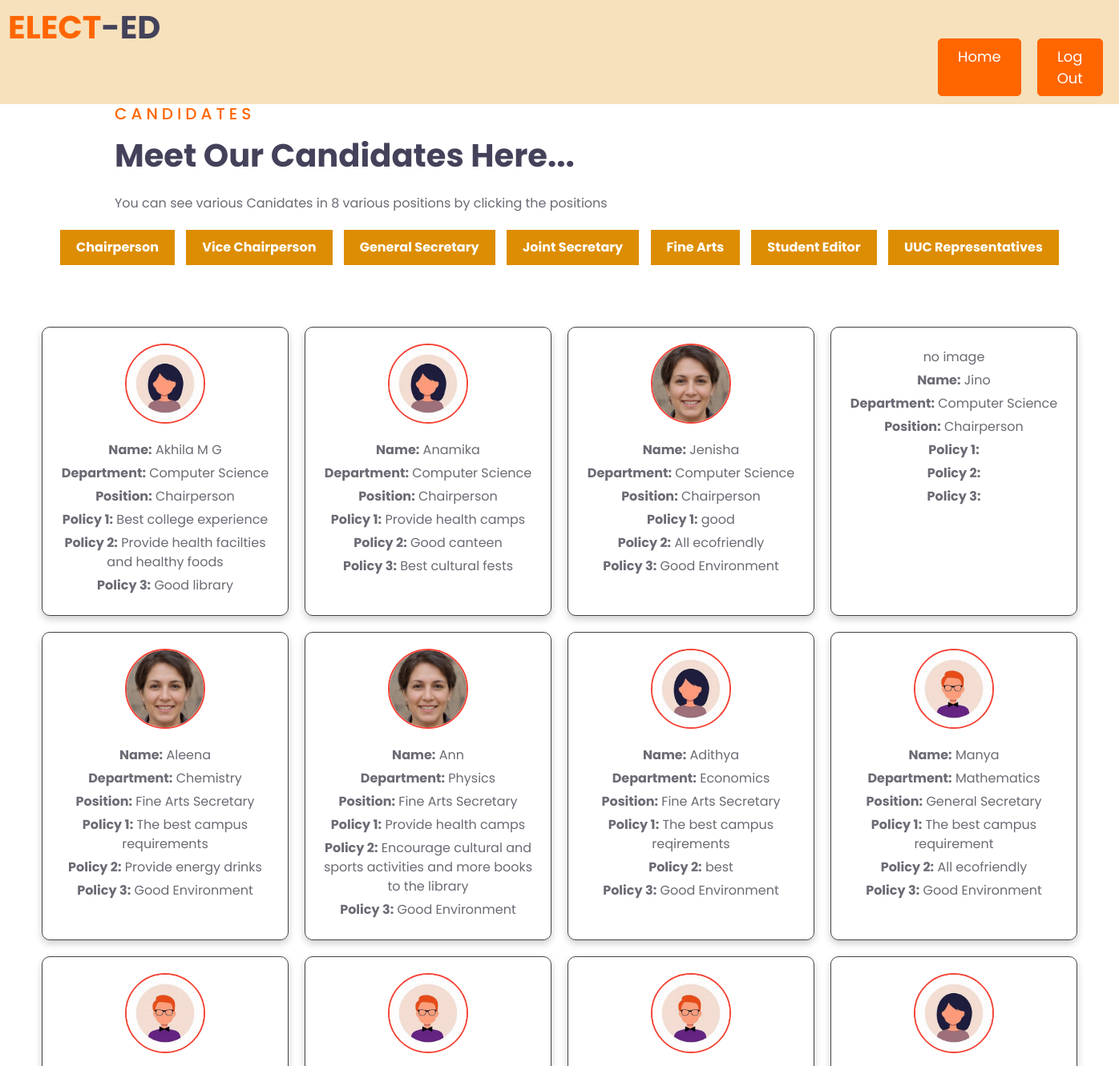
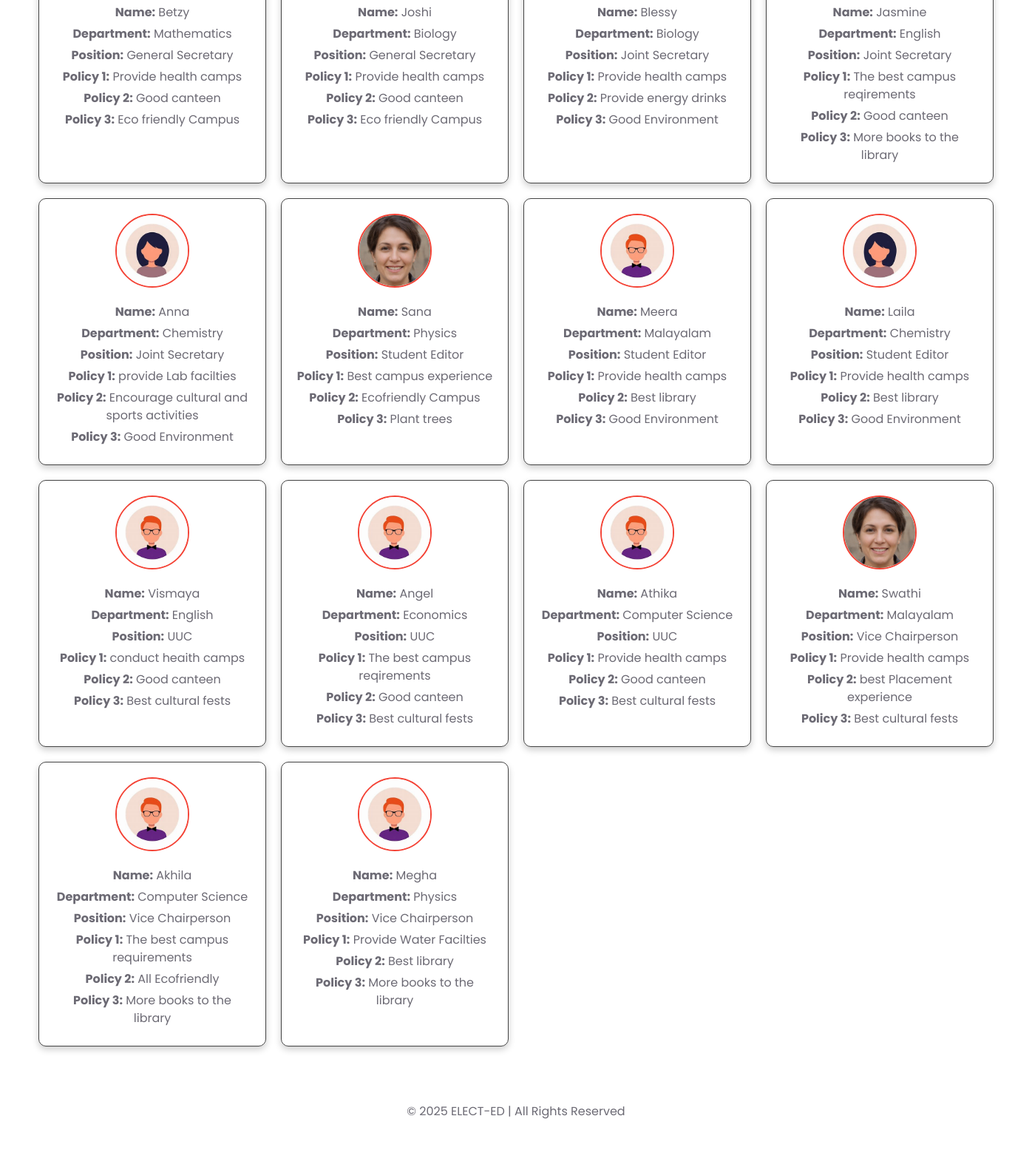
The page /c_candidateview/ on the database its author committed (2 pictures, top to bottom).
### app/models.py (models this page shows, shortened)
class candidate(models.Model):
     candidateid=models.CharField(max_length=50)
     password=models.CharField(max_length=50,blank=True)
     name=models.CharField(max_length=50)
     department=models.CharField(max_length=50)
     course=models.CharField(max_length=50)
     position=models.CharField(max_length=50,null=True,blank=True)
     policy1=models.CharField(max_length=100)
     policy2=models.CharField(max_length=100)
     policy3=models.CharField(max_length=100)
     avatar=models.ImageField(upload_to="photo/" ,null=True,blank=True)

### app/views.py (the view)
# urls.py: path('c_candidateview/',views.c_candidateview,name='c_candidateview'),
def c_candidateview(request):
    data=candidate.objects.all().order_by('position')
    return render(request,'c_candidateview.html',{'data':data})

### app/templates/c_candidateview.html (shortened to what this page needs)
{% load static %}
<!DOCTYPE html>
<html lang="en">
<head>
    <link href="https://cdnjs.cloudflare.com/ajax/libs/font-awesome/5.10.0/css/all.min.css" rel="stylesheet">
    <link href="{% static 'css/style.css' %}" rel="stylesheet">
</head>
<body>
    <div class="navbar">
        <h1 class="m-0"><span class="text-primary">ELECT</span>-ED</h1>
        <div class="header-buttons">
            <a class="btn btn-primary py-2 px-4 ml-auto d-none d-lg-block" href="/candidatehome/">Home</a>
            <a class="btn btn-primary py-2 px-4 ml-auto d-none d-lg-block" href="/logout/">Log Out</a>
        </div>
    </div>
    <div class="container-fluid ">
        <div class="container ">
            <div class="row align-items-center">
                <div class="col-lg-7">
                    <div class="text-left mb-4">
                        <h5 class="text-primary text-uppercase mb-3" style="letter-spacing: 5px;">Candidates</h5>
                        <h1>Meet Our Candidates Here...</h1>
                    </div>
                    <p>You can see various Canidates in 8 various positions by clicking the positions </p>
                </div>
            </div>
        </div>
    </div>
    <div class="position-filter">
        <button onclick="filterCandidates('Chairperson')">Chairperson</button>
        <button onclick="filterCandidates('Vice Chairperson')">Vice Chairperson</button>
        <button onclick="filterCandidates('General Secretary')">General Secretary</button>
        <button onclick="filterCandidates('Joint Secretary')">Joint Secretary</button>
        <button onclick="filterCandidates('Fine Arts Secretary')">Fine Arts</button>
        <button onclick="filterCandidates('Student Editor')">Student Editor</button>
        <button onclick="filterCandidates('UUC')">UUC Representatives</button>
    </div>
    <main>
        <div class="candidate-grid">
            {% for candidate in data %}
            <div class="candidate" data-position="{{ candidate.position }}">
                {% if candidate.avatar %}
                <img src="{{ candidate.avatar.url }}" alt="Candidate Avatar">
                {% else %}
                <p>no image</p>
                {% endif %}
                <p><strong>Name:</strong> {{ candidate.name }}</p>
                <p><strong>Department:</strong> {{ candidate.department }}</p>
                <p><strong>Position:</strong> {{ candidate.position }}</p>
                <p><strong>Policy 1:</strong> {{ candidate.policy1 }}</p>
                <p><strong>Policy 2:</strong> {{ candidate.policy2 }}</p>
                <p><strong>Policy 3:</strong> {{ candidate.policy3 }}</p>
            </div>
            {% endfor %}
        </div>
    </main>
    <footer class="bg-light text-center py-4">
        <p>&copy; 2025 ELECT-ED | All Rights Reserved</p>
    </footer>
</body>
</html>

### app/templates/c_candidateview.html (style rules this page uses)
main { padding: 2rem; }
.candidate-grid { display: grid; grid-template-columns: repeat(4, 1fr); gap: 20px; justify-content: center; padding: 20px; }
.candidate { background-color: rgba(255, 255, 255, 0.1); border-radius: 10px; border: 1px solid #444; box-shadow: 0 4px 10px rgba(0, 0, 0, 0.2); padding: 20px; text-align: center; transition: transform 0.3s ease; }
.candidate img { width: 100px; height: 100px; border-radius: 50%; border: 2px solid #f44336; margin-bottom: 1rem; }
.candidate p { margin: 5px 0; }
a { color: #f44336; text-decoration: none; font-weight: bold; }
.position-filter { text-align: center; margin-bottom: 20px; }
.position-filter button { padding: 10px 20px; margin: 5px; background-color:rgb(221, 141, 2); color: white; border: none; cursor: pointer; font-weight: bold; }
.candidate { display: none; }
.header-buttons { display: flex; justify-content: flex-end; gap: 10px; margin-right: 20px; margin-left: 25px; padding-left: 1135px; margin-top: -10px; }
.navbar { background-color: #f6e1bc; padding: 10px; display: flex; justify-content: space-between; align-items: center; }
.header-buttons { display: flex; justify-content: flex-end; }
.navbar a { color: #fff; font-size: 18px; margin: 0 10px; text-decoration: none; padding: 8px 20px; border-radius: 5px; transition: background-color 0.3s ease; }

### rows shown on the page
candidate: avatar (picture), name "Akhila M G", department "Computer Science", position "Chairperson", policy1 "Best college experience", policy2 "Provide health facilties and healthy foods", policy3 "Good library"
candidate: avatar (picture), name "Anamika", department "Computer Science", position "Chairperson", policy1 "Provide health camps", policy2 "Good canteen", policy3 "Best cultural fests"
candidate: avatar (picture), name "Jenisha", department "Computer Science", position "Chairperson", policy1 "good", policy2 "All ecofriendly", policy3 "Good Environment"
candidate: avatar "no image", name "Jino", department "Computer Science", position "Chairperson"
candidate: avatar (picture), name "Aleena", department "Chemistry", position "Fine Arts Secretary", policy1 "The best campus requirements", policy2 "Provide energy drinks", policy3 "Good Environment"
candidate: avatar (picture), name "Ann", department "Physics", position "Fine Arts Secretary", policy1 "Provide health camps", policy2 "Encourage cultural and sports activities and more books to the library", policy3 "Good Environment"
candidate: avatar (picture), name "Adithya", department "Economics", position "Fine Arts Secretary", policy1 "The best campus reqirements", policy2 "best", policy3 "Good Environment"
candidate: avatar (picture), name "Manya", department "Mathematics", position "General Secretary", policy1 "The best campus requirement", policy2 "All ecofriendly", policy3 "Good Environment"
candidate: avatar (picture), name "Betzy", department "Mathematics", position "General Secretary", policy1 "Provide health camps", policy2 "Good canteen", policy3 "Eco friendly Campus"
candidate: avatar (picture), name "Joshi", department "Biology", position "General Secretary", policy1 "Provide health camps", policy2 "Good canteen", policy3 "Eco friendly Campus"
candidate: avatar (picture), name "Blessy", department "Biology", position "Joint Secretary", policy1 "Provide health camps", policy2 "Provide energy drinks", policy3 "Good Environment"
candidate: avatar (picture), name "Jasmine", department "English", position "Joint Secretary", policy1 "The best campus reqirements", policy2 "Good canteen", policy3 "More books to the library"
candidate: avatar (picture), name "Anna", department "Chemistry", position "Joint Secretary", policy1 "provide Lab facilties", policy2 "Encourage cultural and sports activities", policy3 "Good Environment"
candidate: avatar (picture), name "Sana", department "Physics", position "Student Editor", policy1 "Best campus experience", policy2 "Ecofriendly Campus", policy3 "Plant trees"
candidate: avatar (picture), name "Meera", department "Malayalam", position "Student Editor", policy1 "Provide health camps", policy2 "Best library", policy3 "Good Environment"
candidate: avatar (picture), name "Laila", department "Chemistry", position "Student Editor", policy1 "Provide health camps", policy2 "Best library", policy3 "Good Environment"
candidate: avatar (picture), name "Vismaya", department "English", position "UUC", policy1 "conduct heaith camps", policy2 "Good canteen", policy3 "Best cultural fests"
candidate: avatar (picture), name "Angel", department "Economics", position "UUC", policy1 "The best campus reqirements", policy2 "Good canteen", policy3 "Best cultural fests"
candidate: avatar (picture), name "Athika", department "Computer Science", position "UUC", policy1 "Provide health camps", policy2 "Good canteen", policy3 "Best cultural fests"
candidate: avatar (picture), name "Swathi", department "Malayalam", position "Vice Chairperson", policy1 "Provide health camps", policy2 "best Placement experience", policy3 "Best cultural fests"
candidate: avatar (picture), name "Akhila", department "Computer Science", position "Vice Chairperson", policy1 "The best campus requirements", policy2 "All Ecofriendly", policy3 "More books to the library"
candidate: avatar (picture), name "Megha", department "Physics", position "Vice Chairperson", policy1 "Provide Water Facilties", policy2 "Best library", policy3 "More books to the library"
